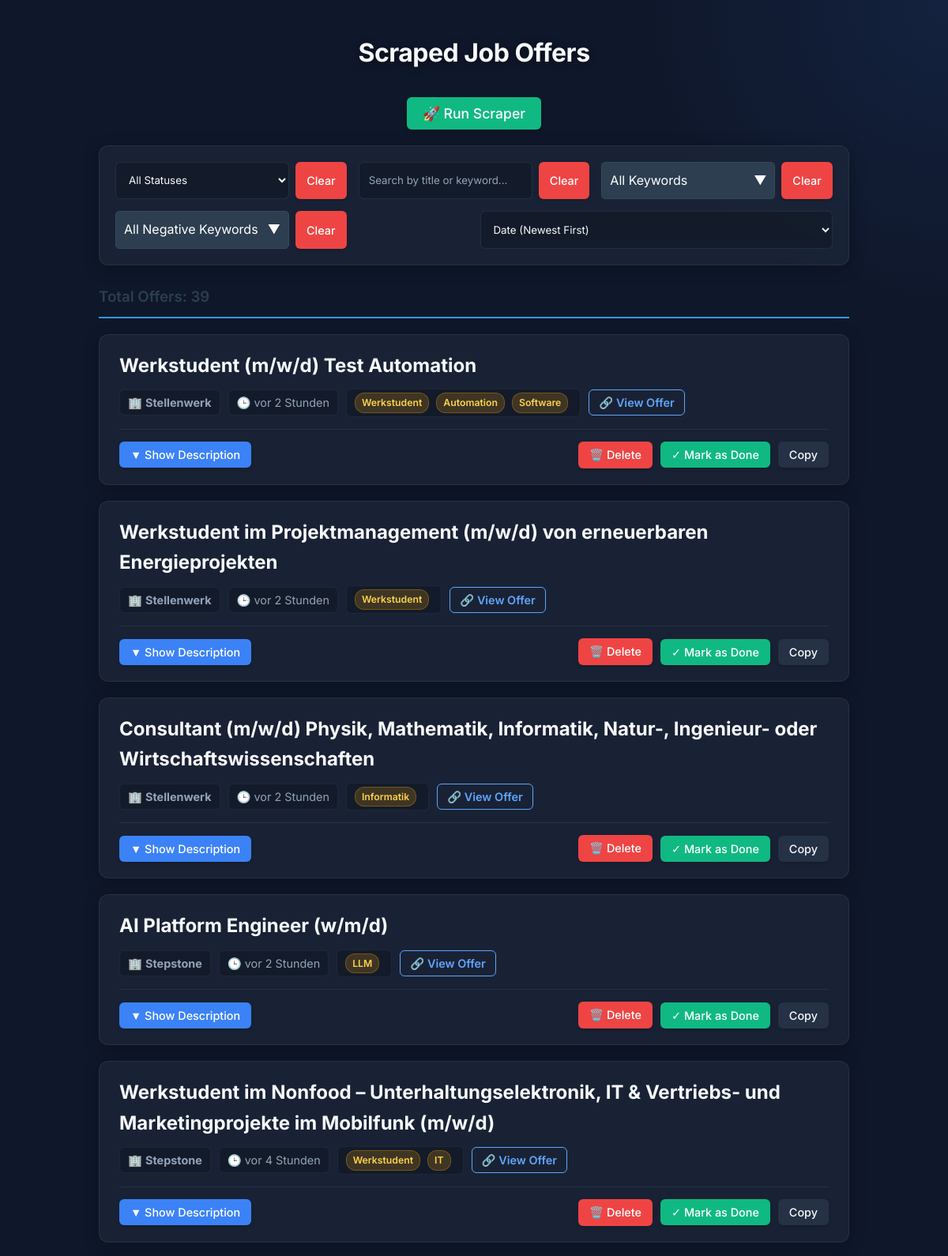
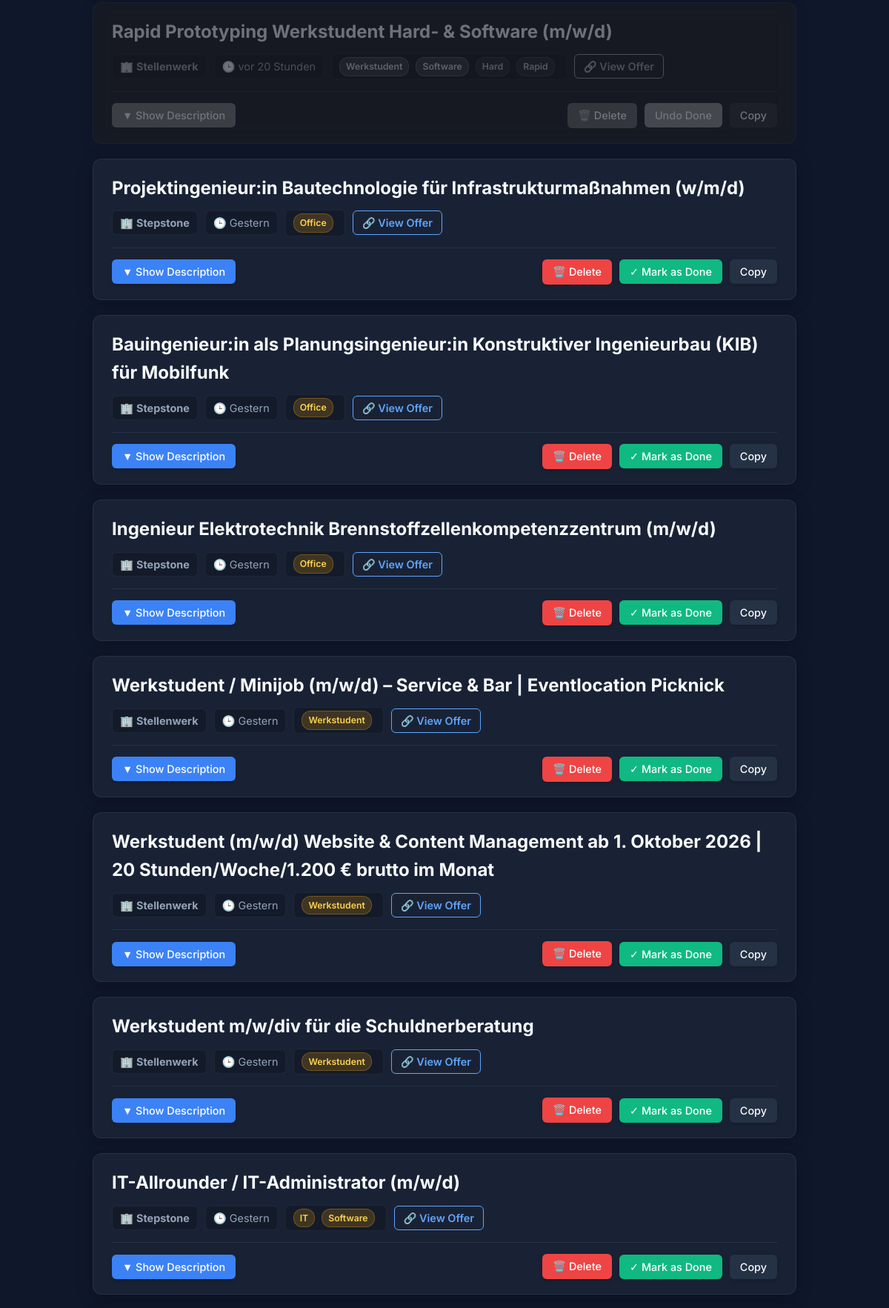
The page / (upper part) on the database its author committed (2 pictures, top to bottom).
### tables this page shows
CREATE TABLE jobs (
            link TEXT PRIMARY KEY,
            title TEXT,
            company TEXT,
            date_of_release TEXT,
            keywords TEXT,
            negative_keywords TEXT,
            description TEXT,
            is_done BOOLEAN DEFAULT 0,
            discovered_at TIMESTAMP DEFAULT CURRENT_TIMESTAMP
        );

### app.py (the view)
@app.route('/')
def index():
    jobs = database.get_all_jobs()
    return render_template('index.html', jobs=jobs)

### app.py (called while the page is built)
@app.template_filter('timeago')
def timeago_filter(dt_string):
    return utils.timeago_filter(dt_string)

### database.py (called while the page is built)
def get_connection():
    conn = sqlite3.connect(DB_PATH, check_same_thread=False)
    conn.row_factory = sqlite3.Row
    return conn

def get_all_jobs():
    conn = get_connection()
    c = conn.cursor()
    c.execute('SELECT * FROM jobs ORDER BY discovered_at DESC')
    rows = c.fetchall()
    conn.close()
    return [dict(row) for row in rows]

### utils.py (called while the page is built)
def timeago_filter(dt_string):
    if not dt_string:
        return "Unbekannt"
    try:
        dt = datetime.fromisoformat(dt_string)
    except ValueError:
        return dt_string
    now = datetime.now()
    diff = now - dt
    seconds = int(diff.total_seconds())
    if seconds < 60:
        return "Gerade eben"
    minutes = seconds // 60
    if minutes < 60:
        return f"vor {minutes} Minute{'n' if minutes != 1 else ''}"
    hours = minutes // 60
    if hours < 24:
        return f"vor {hours} Stunde{'n' if hours != 1 else ''}"
    days = hours // 24
    if days < 7:
        if days == 1:
            return "Gestern"
        return f"vor {days} Tag{'en' if days != 1 else ''}"
    weeks = days // 7
    if weeks < 4:
        return f"vor {weeks} Woche{'n' if weeks != 1 else ''}"
    months = days // 30
    return f"vor {months} Monat{'en' if months != 1 else ''}"

### templates/index.html (shortened to what this page needs)
<!DOCTYPE html>
<html lang="en">
<head>
    <link rel="stylesheet" href="{{ url_for('static', filename='css/style.css') }}">
</head>
<body>
    <div class="container">
        <h1>Scraped Job Offers</h1>
        <div style="margin-bottom: 20px; text-align: center;">
            <button class="done-btn" id="runScraperBtn" onclick="runScraper()"
                style="font-size: 1.1em; padding: 10px 20px;">🚀 Run Scraper</button>
        </div>
        <div class="controls">
            <div class="control-group">
                <select id="statusFilter" onchange="filterJobs()">
                    <option value="">All Statuses</option>
                </select>
                <button class="clear-btn" onclick="clearStatus()">Clear</button>
            </div>
            <div class="control-group">
                <input type="text" id="searchInput" placeholder="Search by title or keyword..." onkeyup="filterJobs()">
                <button class="clear-btn" onclick="clearSearch()">Clear</button>
            </div>
            <div class="control-group">
                <div class="multi-select" id="keywordSelectContainer" style="position: relative; width: 220px;">
                    <div class="select-box" onclick="toggleDropdown('keywordDropdown')" style="background: #2c3e50; color: white; padding: 10px; border-radius: 5px; cursor: pointer; border: 1px solid #34495e; display: flex; justify-content: space-between;">
                        <span id="keywordSelectTitle">All Keywords</span> <span>▼</span>
                    </div>
                </div>
                <button class="clear-btn" onclick="clearKeyword()">Clear</button>
            </div>
            <div class="control-group">
                <div class="multi-select" id="negKeywordSelectContainer" style="position: relative; width: 220px;">
                    <div class="select-box" onclick="toggleDropdown('negKeywordDropdown')" style="background: #2c3e50; color: white; padding: 10px; border-radius: 5px; cursor: pointer; border: 1px solid #34495e; display: flex; justify-content: space-between;">
                        <span id="negKeywordSelectTitle">All Negative Keywords</span> <span>▼</span>
                    </div>
                </div>
                <button class="clear-btn" onclick="clearNegativeKeyword()">Clear</button>
            </div>
            <div class="control-group">
                <select id="sortSelect" onchange="sortJobs()">
                    <option value="date-desc" selected>Date (Newest First)</option>
                </select>
            </div>
        </div>
        <h3 id="jobCountDisplay"
            style="color: #2c3e50; border-bottom: 2px solid #3498db; padding-bottom: 10px; margin-top: 5px;">Total
            Offers: 0</h3>
        <div class="jobs-container">
            {% for job in jobs %}
            {% set loop_index = loop.index %}
            {% include 'job_card.html' %}
            {% endfor %}
        </div>
    </div>
</body>
</html>

### templates/job_card.html (shortened to what this page needs)
{% set pos_kws = job.keywords.split(',') if job.keywords else [] %}
{% set neg_kws = job.negative_keywords.split(',') if job.negative_keywords else [] %}
{% set data_kws = ((job.keywords or '') ~ " " ~ (job.negative_keywords or ''))|lower %}
<div class="job-card {% if job.is_done %}done{% endif %}" data-title="{{ job.title|lower }}"
    data-keyword="{{ data_kws }}" data-pos-keyword="{{ pos_kws|join(',')|lower }}" data-neg-keyword="{{ neg_kws|join(',')|lower }}" data-url="{{ job.link }}" data-date="{{ job.date_of_release }}">
    <h2 class="job-title">{{ job.title }}</h2>
    <div class="job-meta">
        <span class="meta-item">🏢 <strong>{{ job.company }}</strong></span>
        <span class="meta-item">🕒 {{ job.date_of_release | timeago }}</span>
        <span class="meta-item">
            {% for kw in pos_kws %}
            {% if kw.strip() %}<span class="keyword-badge">{{ kw.strip() }}</span>{% endif %}
            {% endfor %}
            {% for kw in neg_kws %}
            {% if kw.strip() %}<span class="keyword-badge negative-badge">{{ kw.strip() }}</span>{% endif %}
            {% endfor %}
        </span>
        <a href="{{ job.link }}" target="_blank" class="view-offer-btn">🔗 View Offer</a>
    </div>
    <div class="desc-header">
        <button class="toggle-desc-btn" onclick="toggleDescription('desc-{{ loop_index }}', this)">▼ Show
            Description</button>
        <button class="clear-btn" onclick="deleteJob(this, '{{ job.link }}')">🗑️ Delete</button>
        <button class="done-btn" onclick="toggleDone(this, '{{ job.link }}')">
            {% if job.is_done %}Undo Done{% else %}✓ Mark as Done{% endif %}
        </button>
        <button class="copy-btn" onclick="copyToClipboard('desc-{{ loop_index }}', this)">Copy</button>
    </div>
</div>

### static/css/style.css (style rules this page uses)
:root { --bg-color: #0f172a; --card-bg: rgba(30, 41, 59, 0.7); --card-border: rgba(51, 65, 85, 0.5); --text-main: #f8fafc; --text-muted: #94a3b8; --primary: #3b82f6; --primary-hover: #2563eb; --success: #10b981; --success-hover: #059669; --danger: #ef4444; --danger-hover: #dc2626; --warning: #f59e0b; }
body { font-family: 'Inter', system-ui, -apple-system, sans-serif; background-color: var(--bg-color); background-image: radial-gradient(circle at top right, rgba(59, 130, 246, 0.1), transparent 400px), radial-gradient(circle at bottom left, rgba(16, 185, 129, 0.05), transparent 400px); background-attachment: fixed; color: var(--text-main); line-height: 1.6; margin: 0; padding: 20px; }
.container { max-width: 950px; margin: auto; }
h1 { text-align: center; color: var(--text-main); font-weight: 700; letter-spacing: -0.5px; margin-bottom: 30px; text-shadow: 0 2px 10px rgba(0,0,0,0.5); }
.job-card { background: var(--card-bg); backdrop-filter: blur(12px); -webkit-backdrop-filter: blur(12px); border: 1px solid var(--card-border); padding: 20px 25px; margin-bottom: 20px; border-radius: 12px; box-shadow: 0 4px 20px rgba(0,0,0,0.25); transition: transform 0.2s ease, box-shadow 0.2s ease; }
.job-card.done { opacity: 0.4; filter: grayscale(100%); }
.job-title { margin-top: 0; color: var(--text-main); font-size: 1.5em; margin-bottom: 10px; }
.job-meta { font-size: 0.9em; color: var(--text-muted); margin-bottom: 15px; display: flex; flex-wrap: wrap; gap: 10px; align-items: center; }
.meta-item { background: rgba(0,0,0,0.2); padding: 4px 10px; border-radius: 6px; border: 1px solid rgba(255,255,255,0.05); }
.view-offer-btn { background-color: transparent; color: #60a5fa; text-decoration: none; font-weight: 600; border: 1px solid #60a5fa; padding: 4px 12px; border-radius: 6px; transition: all 0.2s; display: inline-block; }
.desc-header { display: flex; justify-content: flex-end; align-items: center; margin-top: 15px; gap: 10px; flex-wrap: wrap; padding-top: 15px; border-top: 1px solid var(--card-border); }
button { font-family: 'Inter', sans-serif; font-weight: 500; border: none; padding: 8px 14px; border-radius: 6px; cursor: pointer; font-size: 0.9em; transition: all 0.2s ease; box-shadow: 0 2px 5px rgba(0,0,0,0.2); }
.copy-btn { background-color: var(--card-border); color: var(--text-main); }
.done-btn { background-color: var(--success); color: white; }
.clear-btn { background-color: var(--danger); color: white; }
.toggle-desc-btn { background-color: var(--primary); color: white; margin-right: auto; }
.keyword-badge { background-color: rgba(245, 158, 11, 0.2); color: #fcd34d; border: 1px solid rgba(245, 158, 11, 0.3); padding: 2px 8px; border-radius: 12px; font-size: 0.85em; font-weight: 600; margin-right: 5px; display: inline-block; }
.negative-badge { background-color: rgba(239, 68, 68, 0.2); color: #fca5a5; border-color: rgba(239, 68, 68, 0.3); }
.controls { background: var(--card-bg); backdrop-filter: blur(12px); padding: 20px; border-radius: 12px; margin-bottom: 25px; box-shadow: 0 4px 20px rgba(0,0,0,0.3); border: 1px solid var(--card-border); display: flex; gap: 15px; flex-wrap: wrap; }
.control-group { display: flex; flex: 1; min-width: 220px; gap: 8px; }
.control-group input, .control-group select { flex: 1; padding: 10px 12px; background: rgba(0,0,0,0.2); border: 1px solid var(--card-border); color: var(--text-main); border-radius: 6px; font-family: 'Inter', sans-serif; outline: none; transition: border-color 0.2s; }
.control-group input::placeholder { color: var(--text-muted); }
.control-group select option { background: var(--bg-color); color: var(--text-main); }
#jobCountDisplay { color: var(--text-main); border-bottom: 2px solid var(--card-border); padding-bottom: 12px; margin-bottom: 20px; font-weight: 600; }

### rows shown on the page
jobs: title "Projektingenieur:in Bautechnologie für Infrastrukturmaßnahmen (w/m/d)", company "Stepstone", date_of_release "Gestern", strip "Office", is_done "✓ Mark as Done"
jobs: title "Bauingenieur:in als Planungsingenieur:in Konstruktiver Ingenieurbau (KIB) für Mobilfunk", company "Stepstone", date_of_release "Gestern", strip "Office", is_done "✓ Mark as Done"
jobs: title "Ingenieur Elektrotechnik Brennstoffzellenkompetenzzentrum (m/w/d)", company "Stepstone", date_of_release "Gestern", strip "Office", is_done "✓ Mark as Done"
jobs: title "Werkstudent / Minijob (m/w/d) – Service & Bar | Eventlocation Picknick", company "Stellenwerk", date_of_release "Gestern", strip "Werkstudent", is_done "✓ Mark as Done"
jobs: title "Werkstudent (m/w/d) Website & Content Management ab 1. Oktober 2026 | 20 Stunden/Woche/1.200 € brutto im Monat", company "Stellenwerk", date_of_release "Gestern", strip "Werkstudent", is_done "✓ Mark as Done"
jobs: title "Werkstudent m/w/div für die Schuldnerberatung", company "Stellenwerk", date_of_release "Gestern", strip "Werkstudent", is_done "✓ Mark as Done"
jobs: title "Consultant (m/w/d) Physik, Mathematik, Informatik, Natur-, Ingenieur- oder Wirtschaftswissenschaften", company "Stellenwerk", date_of_release "vor 2 Stunden", strip "Informatik", is_done "✓ Mark as Done"
jobs: title "IT-Allrounder / IT-Administrator (m/w/d)", company "Stepstone", date_of_release "Gestern", strip "IT" "Software", is_done "✓ Mark as Done"
jobs: title "Werkstudent im Nonfood – Unterhaltungselektronik, IT & Vertriebs- und Marketingprojekte im Mobilfunk (m/w/d)", company "Stepstone", date_of_release "vor 4 Stunden", strip "Werkstudent" "IT", is_done "✓ Mark as Done"
jobs: title "AI Platform Engineer (w/m/d)", company "Stepstone", date_of_release "vor 2 Stunden", strip "LLM", is_done "✓ Mark as Done"
jobs: title "Rapid Prototyping Werkstudent Hard- & Software (m/w/d)", company "Stellenwerk", date_of_release "vor 20 Stunden", strip "Werkstudent" "Software", strip "Hard" "Rapid", is_done "Undo Done"
jobs: title "Werkstudent im Projektmanagement (m/w/d) von erneuerbaren Energieprojekten", company "Stellenwerk", date_of_release "vor 2 Stunden", strip "Werkstudent", is_done "✓ Mark as Done"
jobs: title "Werkstudent (m/w/d) Test Automation", company "Stellenwerk", date_of_release "vor 2 Stunden", strip "Werkstudent" "Automation" "Software", is_done "✓ Mark as Done"
